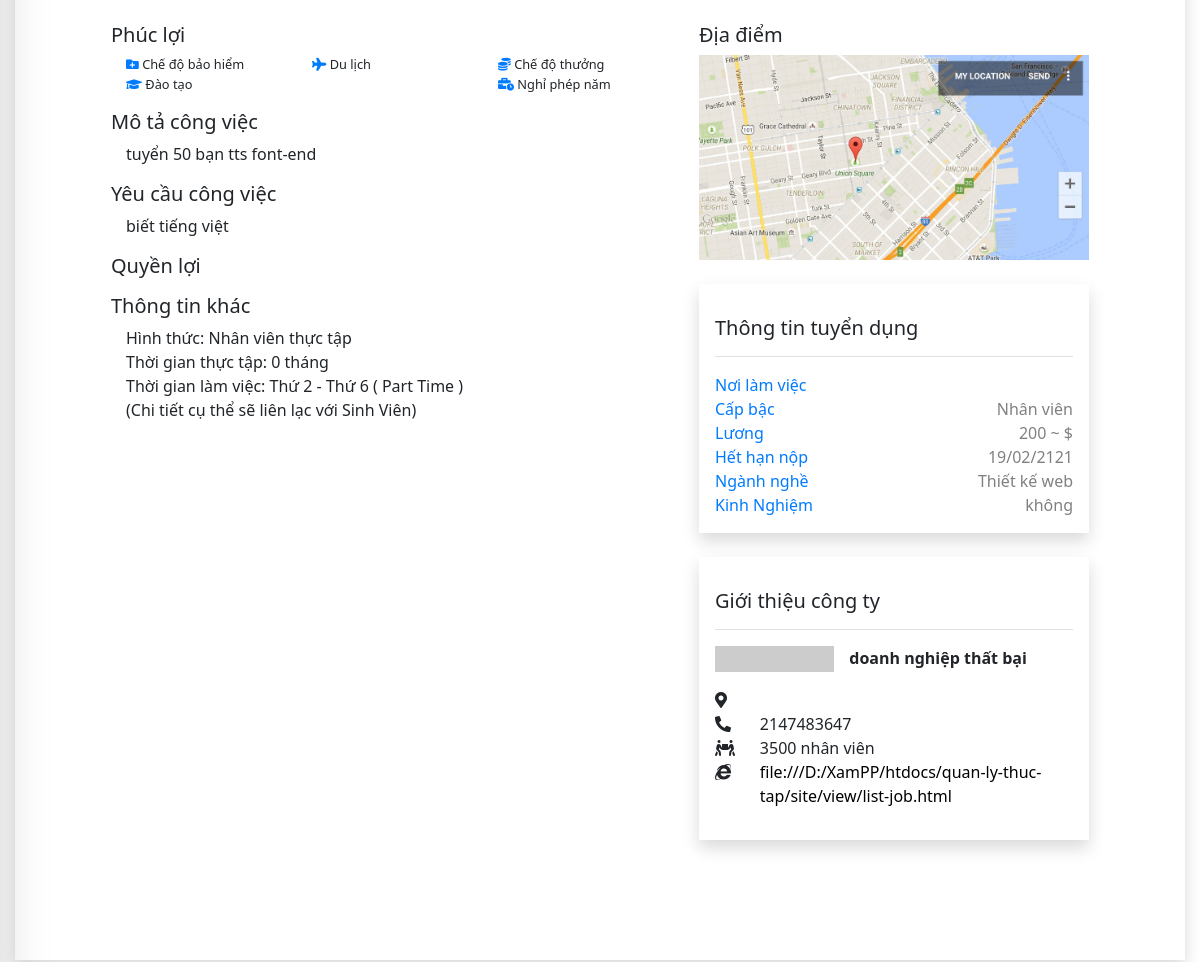
The page /site/index.php?act=thongtindt&id_dt=45 (middle part) on the database as committed earlier.
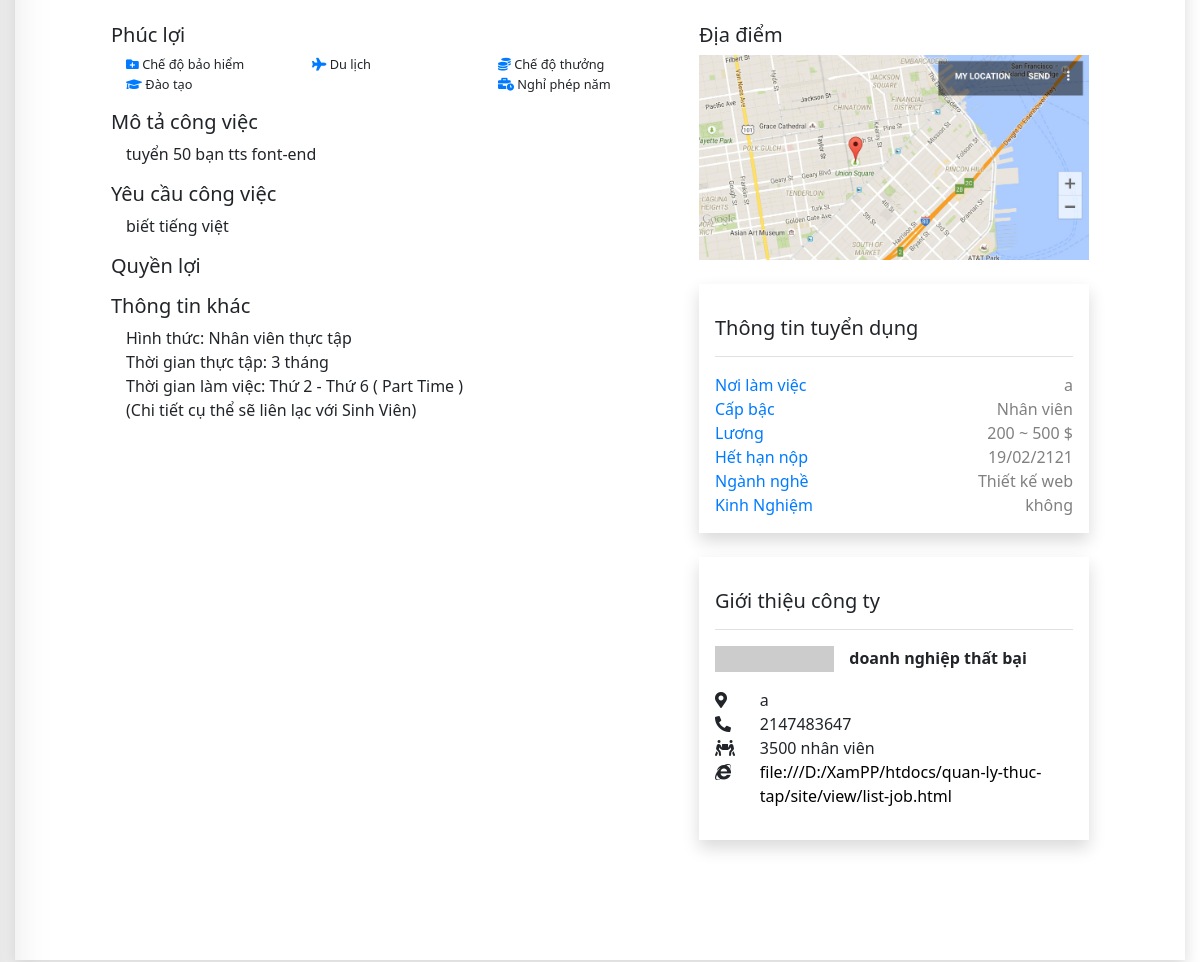
The same page on the database as committed later.
### tables this page shows
CREATE TABLE `dang_tuyen` (
  `id_dt` int(11) NOT NULL,
  `tieu_de` varchar(100) NOT NULL,
  `mo_ta` varchar(1000) NOT NULL,
  `yeu_cau` varchar(1000) NOT NULL,
  `quyen_loi` varchar(1000) NOT NULL,
  `sl_sv_can` int(11) NOT NULL,
  `sl_sv_dk` int(11) NOT NULL,
  `thoi_gian` date DEFAULT NULL,
  `vi_tri` tinyint(1) NOT NULL COMMENT '0 nhân viên thực tập\r\n1 nhân viên chính thức',
  `kinh_nghiem` tinyint(1) DEFAULT 0 COMMENT '0: không cần\r\n1: cần',
  `luong_khoi_dau` int(12) NOT NULL,
  `luong_ket_thuc` int(12) DEFAULT NULL,
  `thoi_gian_tt` int(2) NOT NULL COMMENT 'từ 1-12 giá trị theo tháng',
  `full_part_time` tinyint(1) NOT NULL COMMENT '0 part time\r\n1 full time',
  `thoi_gian_lam_viec` tinyint(1) NOT NULL COMMENT '0 làm t2-t6\r\n1 lam thu2-thu7\r\n2 lam thu2-cn',
  `che_do_bao_hiem` tinyint(1) DEFAULT 0,
  `du_lich` tinyint(1) DEFAULT 0,
  `che_do_thuong` tinyint(1) DEFAULT 0,
  `dao_tao` tinyint(1) DEFAULT 0,
  `tang_luong` tinyint(1) DEFAULT 0,
  `nghi_phep_nam` tinyint(1) DEFAULT 0,
  `id_dn` int(11) NOT NULL,
  `id_nganh` int(11) NOT NULL,
  `an_hien` tinyint(1) NOT NULL
);

CREATE TABLE `doanh_nghiep` (
  `id_dn` int(11) NOT NULL,
  `id_user` int(12) NOT NULL,
  `ten_dn` varchar(100) NOT NULL,
  `banner` varchar(200) DEFAULT NULL,
  `anh` varchar(200) DEFAULT NULL,
  `dia_chi` varchar(100) NOT NULL,
  `toa_do` varchar(30) NOT NULL COMMENT 'lat và lng cách nhau bởi dấu ,',
  `masothue` int(10) NOT NULL,
  `fax` int(10) NOT NULL,
  `sdt` varchar(11) NOT NULL,
  `sdt_ban` varchar(11) NOT NULL,
  `facebook` varchar(200) NOT NULL,
  `website` varchar(200) NOT NULL,
  `ngay_cap_nhap` date DEFAULT NULL,
  `an_hien` tinyint(1) DEFAULT 1,
  `stt` int(3) NOT NULL
);

### system/database.php (called while the page is built, shortened)
<?php
    function getConnection()  {
        try {
            $conn = new PDO("mysql:host=".HOST_DB.";dbname=".NAME_DB, USER_DB, PASS_DB);
            $conn->setAttribute(PDO::ATTR_ERRMODE, PDO::ERRMODE_EXCEPTION);
            return $conn;
            } catch(PDOException $e) {
            echo "Connection failed: " . $e->getMessage();
            }
        }
    function queryOne($sql) {
        $conn = getConnection();
        $result = $conn->query($sql);
        $row = $result->fetch(PDO::FETCH_ASSOC);
        return $row;
    }
?>

### site/model/home.php (called while the page is built, shortened)
<?php
require_once('../system/database.php');
function checkdoanhnghiepbyid($id){
    $sql="select * from doanh_nghiep where id_dn='$id'";
    return queryOne($sql);
}
function checkdangtuyenbyid($id){
    $sql="select * from dang_tuyen where id_dt='$id'";
    return queryOne($sql);
}
function checknganhbyid($id){
    $sql="select * from nganh where id_nganh='$id' ";
    return queryOne($sql);
}
?>

### site/view/job-detail.php (the view, shortened to what the changed rows need)
<div class="d-none d-md-block detail-job_inf p-5 my-5 shadow">
 <?php
 $phuc_loi1='';$phuc_loi2='';$phuc_loi3='';$phuc_loi4='';$phuc_loi5='';$phuc_loi6='';
 if($thongtindt['che_do_bao_hiem'] == 1) $phuc_loi1= '<p><i class="fas fa-folder-plus  text-primary "></i> Chế độ bảo hiểm</p>';
 if($thongtindt['dao_tao'] == 1) $phuc_loi2= '<p><i class="fas fa-graduation-cap   text-primary "></i> Đào tạo</p>';
 if($thongtindt['du_lich'] == 1) $phuc_loi3= '<p><i class="fas fa-plane  text-primary  "></i> Du lịch</p>';
 if($thongtindt['che_do_thuong'] == 1) $phuc_loi5= '<p><i class="fas fa-coins  text-primary  "></i> Chế độ thưởng</p>';
 if($thongtindt['nghi_phep_nam'] == 1) $phuc_loi6= '<p><i class="fas fa-business-time  text-primary  "></i> Nghỉ phép năm</p>';
 if($thongtindt['kinh_nghiem'] == 0) $kinh_nghiem='không';else $kinh_nghiem='cần';
 if($thongtindt['thoi_gian_lam_viec'] == 0) $thoi_gian_lam_viec='Thứ 2 - Thứ 6';
 elseif ($thongtindt['thoi_gian_lam_viec'] == 1) $thoi_gian_lam_viec='Thứ 2 - Thứ 7';
 else $thoi_gian_lam_viec='Cả tuần';
 if($thongtindt['full_part_time'] == 0) $full_part_time='Part Time';else $full_part_time='full Time';
 if($thongtindt['vi_tri'] == 0) $vi_tri='Nhân viên thực tập';else $vi_tri='Nhân viên chính thức';
 $noi_lam_viec=$thongtindn['dia_chi'];
 $luong_khoi_dau=$thongtindt['luong_khoi_dau'];
 $luong_ket_thuc=$thongtindt['luong_ket_thuc'];
 if(isset($_SESSION['schuc_vu']) && ($_SESSION['schuc_vu']) == 0){
    if(is_array(checkphieudkin($_SESSION['sid_sv'],$thongtindt['id_dt'])) ){
        $button_nopdon = '<button type="button" onclick="xoaphieudk('.$_SESSION['sid_sv'].','.$thongtindt['id_dt'].')" class="btn btn-warning"> <i class="fas fa-times-circle"></i> Huỷ đơn đăng ký</button>';
    }
    else $button_nopdon = '<button class="btn btn-info" data-toggle="modal" data-target="#nguyenvong"">Nộp đơn ứng tuyển <i class="fas fa-hand-rock ml-3"></i></button>';
}
else $button_nopdon = "";
 echo ' <img src="../uploads/'.$thongtindn['banner'].'" onerror=this.src="http://placehold.it/300x200">
         <h4 class="mb-0">'.$thongtindt['tieu_de'].'</h4>
         <p class="font-weight-bold text-gray mb-0"><a href="?ctrl=home&act=thongtindoanhnghiep">'.$thongtindn['ten_dn'].'</a></p>
     '.$button_nopdon.'
                     <form action="javascript:nopdonungtuyen('.$thongtindt['id_dt'].')">
                     </form>
 <div class="row p-5">
     <div class="col-lg-7">
         <div class="mb-3">
             <h5>Phúc lợi</h5>
             <div class="d-flex small">
                 <div class="col-4">
                     '.$phuc_loi1.'
                     '.$phuc_loi2.'
                 </div>
                 <div class="col-4">
                 '.$phuc_loi3.'
                 '.$phuc_loi4.'
                 </div>
                 <div class="col-4">
                 '.$phuc_loi5.'
                 '.$phuc_loi6.'
                 </div>
             </div>
         </div>
         <div class="mb-3">
             <h5>Mô tả công việc</h5>
             <div id="mota" class="col-12">
             '.$thongtindt['mo_ta'].'
             </div>
         </div>
         <div class="mb-3">
             <h5>Yêu cầu công việc</h5>
             <div id="yeucau" class="col-12">
             '.$thongtindt['yeu_cau'].'
             </div>
         </div>
         <div class="mb-3">
             <h5>Quyền lợi</h5>
             '.$thongtindt['quyen_loi'].'
         </div>
         <div class="mb-3">
             <h5>Thông tin khác</h5>
             <div id="quyenloi" class="col-12">
                 <p>Hình thức: '.$vi_tri.'</p>
                 <p>Thời gian thực tập: '.$thongtindt['thoi_gian_tt'].' tháng</p>
                 <p>Thời gian làm việc: '.$thoi_gian_lam_viec.' ( '.$full_part_time.' ) </br>(Chi tiết cụ thể sẽ liên lạc với Sinh Viên)</p>
             </div>
         </div>
     </div>
     <div class="col-lg-5">
         <div class="mb-4">
             <h5>Địa điểm</h5>
             <img src="view/images/map.jpg" alt="">
         </div>
         <div class="mb-4 p-3 shadow">
             <h5 class="border-bottom py-3 mb-3">Thông tin tuyển dụng</h5>
             <div class="d-flex justify-content-between">
                 <p class="text-primary">Nơi làm việc</p>
                 <p class="text-gray">'.$noi_lam_viec.'</p>
             </div>
             <div class="d-flex justify-content-between">
                 <p class="text-primary">Cấp bậc</p>
                 <p class="text-gray">Nhân viên</p>
             </div>
             <div class="d-flex justify-content-between">
                 <p class="text-primary">Lương</p>
                 <p class="text-gray">'.$luong_khoi_dau.' ~ '.$luong_ket_thuc.' $ </p>
             </div>
             <div class="d-flex justify-content-between">
                 <p class="text-primary">Hết hạn nộp</p>
                 <p class="text-gray">'.date('d/m/yy',strtotime($thongtindt['thoi_gian'])).'</p>
             </div>
             <div class="d-flex justify-content-between">
                 <p class="text-primary">Ngành nghề</p>
                 <p class="text-gray">'.$thongtinnganh['ten_nganh'].'</p>
             </div>
             <div class="d-flex justify-content-between">
                 <p class="text-primary">Kinh Nghiệm</p>
                 <p class="text-gray">'.$kinh_nghiem.'</p>
             </div>
         </div>
         <div class="mb-4 p-3 shadow">
             <h5 class="border-bottom py-3 mb-3">Giới thiệu công ty</h5>
             <div class="d-flex mb-3">
                 <img src="http://placehold.it/900x200" class="col-4 p-0" alt="logo">
                 <p class="font-weight-bold col-8">'.$thongtindn['ten_dn'].'</p>
             </div>
             <div class="mb-3">
                 <div class="d-flex ">
                     <p class="w-25"><i class="fas fa-map-marker-alt"></i></p>
                     <p class="col-11"> '.$thongtindn['dia_chi'].'</p>
                 </div>
                 <div class="d-flex ">
                     <p class="w-25"><i class="fas fa-phone-alt"></i></p>
                     <p class="col-11"> '.$thongtindn['sdt'].'</p>
                 </div>
                 <div class="d-flex ">
                     <p class="w-25"><i class="fas fa-people-carry"></i></p>
                     <p class="col-11"> 3500 nhân viên</p>
                 </div>
                 <div class="d-flex">
                     <p class="w-25"><i class="fab fa-internet-explorer"></i></p>
                     <p class="col-11"> <a href="">file:///D:/XamPP/htdocs/quan-ly-thuc-tap/site/view/list-job.html</a></p>
                 </div>
             </div>
         </div>
     </div>
 </div>';
 ?>
        </div>

Rows that differ between the two databases and show on the page:
changed dang_tuyen "tuyển 50 bạn tts font-end": thoi_gian_tt "0" → "3"; luong_ket_thuc (not shown) → "500"
changed doanh_nghiep "doanh nghiệp thất bại": dia_chi (not shown) → "a"
